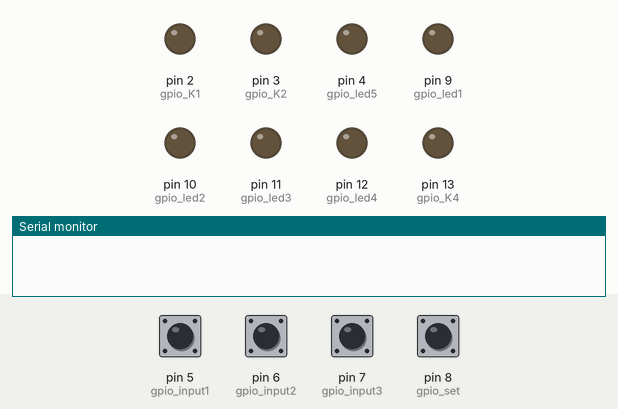
This sketch was run on a simulated Arduino Uno, built with avr-gcc and run on an emulated ATmega328P. Shown: output pins drawn as LEDs (lit = HIGH), the last lines printed to the serial monitor. The test bench sets the inputs (shaded band); at power-on: pin 5 (gpio_input1), pin 6 (gpio_input2), pin 7 (gpio_input3), pin 8 (gpio_set) HIGH.

Above: at 1.2 s.
1.3 s: pin 5 (gpio_input1) pulled LOW for 0.15 s
At 1.7 s:
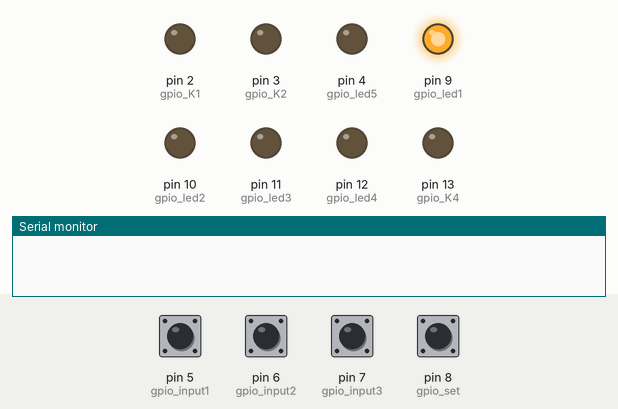
2.9 s: pin 8 (gpio_set) pulled LOW for 0.15 s
At 4.5 s:
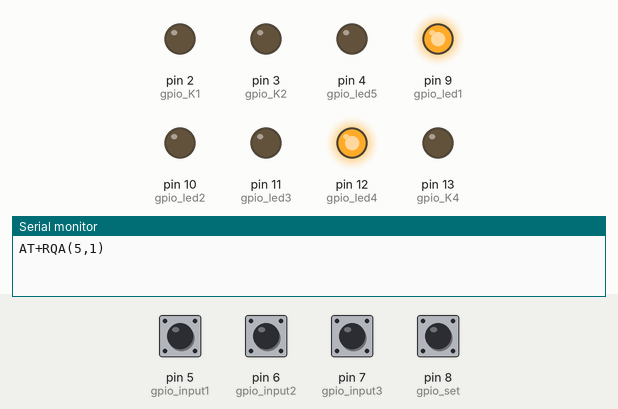
4.9 s: pin 8 (gpio_set) pulled LOW for 1 s
At 5.7 s:
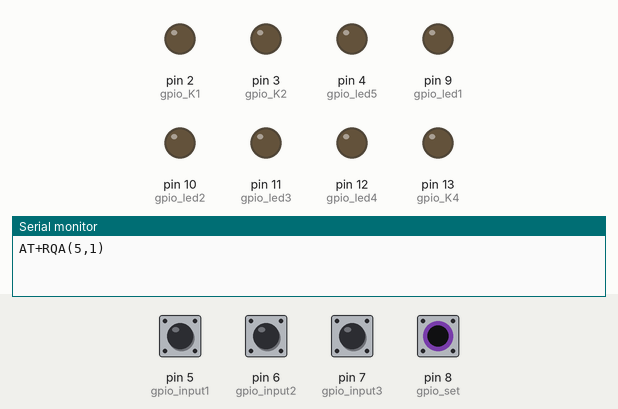
7.4 s: pin 6 (gpio_input2) pulled LOW for 0.15 s
At 8.6 s:
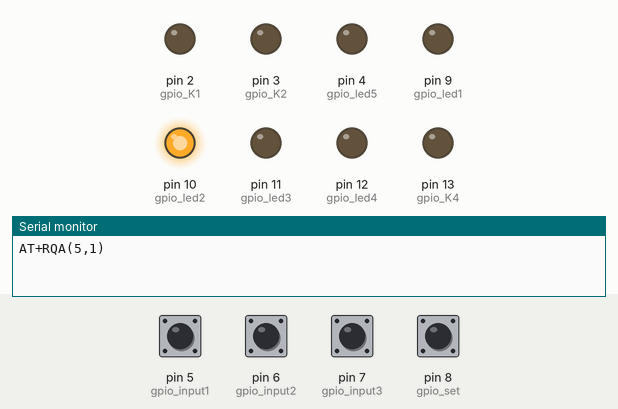
9.0 s: pin 7 (gpio_input3) pulled LOW for 0.15 s
At 10.0 s:
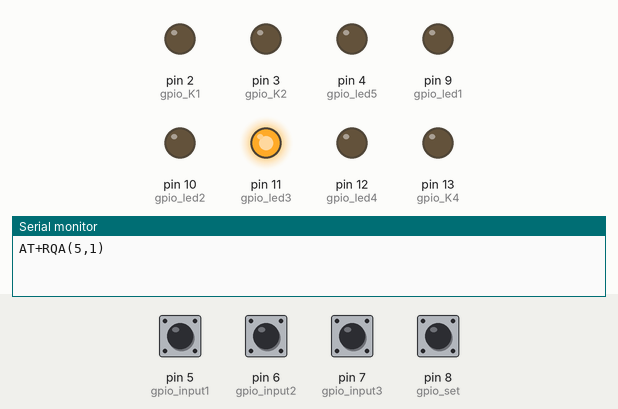
10.6 s: pin 8 (gpio_set) pulled LOW for 0.15 s
At 11.6 s:
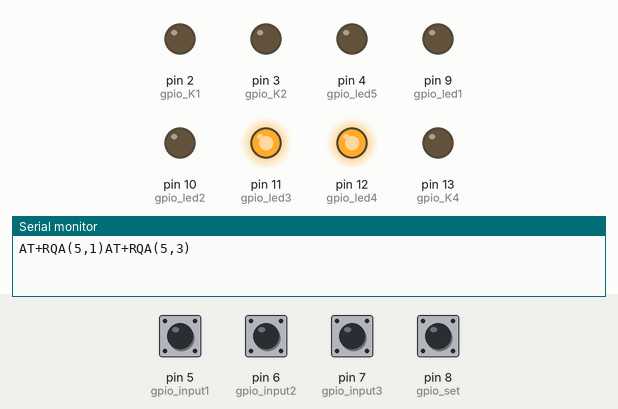
Timing chart, 0 to 13.6 s (numbered marks = the images above; inputs shaded):
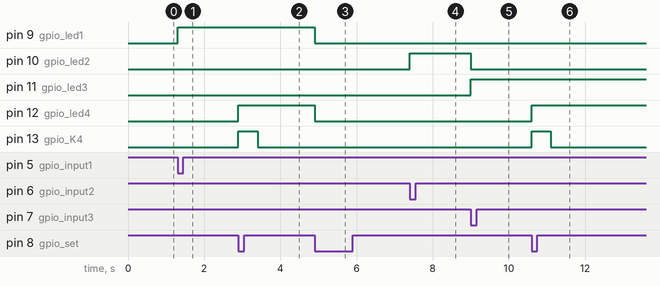

The sketch:

uno_slave_sketch_1105a.ino
```cpp
#define SLAVE_ID    5

// Pin define configuration
// 答案按鍵
#define gpio_input1 5
#define gpio_input2 6
#define gpio_input3 7

// 設定按鍵
#define gpio_set 8

// LED燈號
#define gpio_led1 9
#define gpio_led2 10
#define gpio_led3 11
#define gpio_led4 12
#define gpio_led5 4     // 對錯燈號 high動作

// 音效燈號
#define gpio_K1 2     // 答對音效腳
#define gpio_K2 3     // 答錯音效腳

#define gpio_K4 13    // 設定音效腳

// LED狀態
#define LED_ON   HIGH
#define LED_OFF  LOW

// 音效燈號
#define K_ON   HIGH
#define K_OFF  LOW

#define GPIO_PRESS LOW

// UART configuration
#define speed            115200
#define uart_delayTime   500   // Unit: ms
byte uart_string[10];
int  setStatus = 0;

int val1, val2, val3;
byte leds =0;
byte set_flag=0;

// 答案
byte answerbuf, answer;
String strOK = "OK+(";
String strEND = ")\r";
String strRQA = "AT+RQA(";
String strTemp = "";
String strTemp1 = "";
String strTemp2 = "";
String strTemp3 = "";

void setup() {

  Serial.begin(speed);

  // put your setup code here, to run once:
  // 按鍵設定(輸入)
  pinMode(gpio_input1, INPUT_PULLUP);
  pinMode(gpio_input2, INPUT_PULLUP);
  pinMode(gpio_input3, INPUT_PULLUP);

  pinMode(gpio_set, INPUT_PULLUP);

  // LED腳位(輸出)
  pinMode(gpio_led1, OUTPUT);
  pinMode(gpio_led2, OUTPUT);
  pinMode(gpio_led3, OUTPUT);
  pinMode(gpio_led4, OUTPUT);
  pinMode(gpio_led5, OUTPUT);

  digitalWrite(gpio_led1, LED_OFF);    // 開機設定為LOW
  digitalWrite(gpio_led2, LED_OFF);    // 開機設定為LOW
  digitalWrite(gpio_led3, LED_OFF);    // 開機設定為LOW
  digitalWrite(gpio_led4, LED_OFF);    // 開機設定為LOW
  digitalWrite(gpio_led5, LED_OFF);    // 開機設定為LOW
  // 音效腳位(輸出)
  pinMode(gpio_K1, OUTPUT);
  pinMode(gpio_K2, OUTPUT);
  //pinMode(gpio_K3, OUTPUT);
  pinMode(gpio_K4, OUTPUT);

  digitalWrite(gpio_K1, K_OFF);    // 開機設定為LOW, 設定
  digitalWrite(gpio_K2, K_OFF);    // 開機設定為LOW, 正確
//  digitalWrite(gpio_K3, K_OFF);    // 開機設定為LOW, 錯誤
  digitalWrite(gpio_K4, K_OFF);    // 開機設定為LOW, 未使用

  //Serial.print("AT+RQA(1,1)\r");

}

void loop() {
  // put your main code here, to run repeatedly:
  // wait for data available
  // 接收答案
  if(Serial.available() >0)
  {
     //read until timeout
     String teststr = Serial.readString();

     // remove any \r \n whitespace at the end of the String
      teststr.trim();

      strTemp  = strOK + SLAVE_ID + "," + answerbuf+")";
      strTemp1  = strOK + SLAVE_ID + ",1)";
      strTemp2  = strOK + SLAVE_ID + ",2)";
      strTemp3  = strOK + SLAVE_ID + ",3)";
      //Serial.println(strTemp);

      // 比對答案
      if(teststr==strTemp)
      {
        digitalWrite(gpio_K1, K_ON);     // 音效腳
        delay(500);
        digitalWrite(gpio_K1, K_OFF);    // 音效腳
        digitalWrite(gpio_led5, LED_ON);    // 對錯燈 正確常亮

      }
      else if(teststr=="AT+RESET")
      {
        set_flag=0;
        leds = 0;
        answerbuf = 0;
        answer = 0;

        //Serial.println("RESET");

        digitalWrite(gpio_led1, LED_OFF);
        digitalWrite(gpio_led2, LED_OFF);
        digitalWrite(gpio_led3, LED_OFF);
        digitalWrite(gpio_led4, LED_OFF);
        digitalWrite(gpio_led5, LED_OFF);
       // digitalWrite(gpio_K3, K_OFF);

      }
      else if((teststr==strTemp1)||(teststr==strTemp2)||(teststr==strTemp3))
      {
        //Serial.println(strTemp);
        //Serial.println("Wrong answer");
        //digitalWrite(gpio_K3, K_ON);     // 答題LED(HIGH)
        digitalWrite(gpio_K2, K_ON);       // 音效腳
        delay(500);
        digitalWrite(gpio_K2, K_OFF);      // 音效腳
        digitalWrite(gpio_led5, !LED_ON);  // 對錯燈 錯誤閃爍
        delay(500);
      }
  }

  if((digitalRead(gpio_input1)==GPIO_PRESS)&&(leds!=1)&&(set_flag==0))
  {
     leds = 1;
     answerbuf = 1;
     digitalWrite(gpio_led1, LED_ON);
     digitalWrite(gpio_led2, LED_OFF);
     digitalWrite(gpio_led3, LED_OFF);

     while(digitalRead(gpio_input1)==GPIO_PRESS);
  }

  if((digitalRead(gpio_input2)==GPIO_PRESS)&&(leds!=2)&&(set_flag==0))
  {
     leds = 2;
     answerbuf = 2;
     digitalWrite(gpio_led1, LED_OFF);
     digitalWrite(gpio_led2, LED_ON);
     digitalWrite(gpio_led3, LED_OFF);
     while(digitalRead(gpio_input2)==GPIO_PRESS);
  }

  if((digitalRead(gpio_input3)==GPIO_PRESS)&&(leds!=3)&&(set_flag==0))
  {
     leds = 3;
     answerbuf = 3;
     digitalWrite(gpio_led1, LED_OFF);
     digitalWrite(gpio_led2, LED_OFF);
     digitalWrite(gpio_led3, LED_ON);
     while(digitalRead(gpio_input3)==GPIO_PRESS);
  }

  if((digitalRead(gpio_set)==GPIO_PRESS)&&(set_flag==0)&&(leds!=0))
  {
     set_flag=1;
     digitalWrite(gpio_led4, LED_ON);
     digitalWrite(gpio_K4,K_ON);
     delay(500);
     digitalWrite(gpio_K4,K_OFF);
     while(digitalRead(gpio_set)==GPIO_PRESS);

     // Wait for delay
     //delay(1000);

     // 詢問答案 AT+RQA(s,a)<CR>
     // Response OK+(s,n)<CR><LF>
     // s:學習站ID, a:學習站答案, n:答案
     Serial.print(strRQA);      // AT+RQA(
     Serial.print(SLAVE_ID);    // s: ID
     Serial.print(",");
     Serial.print(answerbuf);   // a: answer
     Serial.print(strEND);      // )<CR>
  }
  else if((digitalRead(gpio_set)==GPIO_PRESS)&&(set_flag==1))
  {
     set_flag=0;
     leds = 0;
     answerbuf = 0;
     answer = 0;

     digitalWrite(gpio_led1, LED_OFF);
     digitalWrite(gpio_led2, LED_OFF);
     digitalWrite(gpio_led3, LED_OFF);
     digitalWrite(gpio_led4, LED_OFF);
     digitalWrite(gpio_led5, K_OFF);     // 答題LED OFF(LOW)
     delay(500);
     while(digitalRead(gpio_set)==GPIO_PRESS);
     delay(100);
  }
}
```

Measured:
- after the input at 1.3 s, pin 9 (gpio_led1): LOW → HIGH at once
- after the input at 2.9 s, pin 12 (gpio_led4): LOW → HIGH at once; pin 13 (gpio_K4): LOW → HIGH at once, → LOW 0.50 s later
- after the input at 4.9 s, pin 9 (gpio_led1), pin 12 (gpio_led4): HIGH → LOW at once
- after the input at 7.4 s, pin 10 (gpio_led2): LOW → HIGH at once
- after the input at 9.0 s, pin 10 (gpio_led2): HIGH → LOW at once; pin 11 (gpio_led3): LOW → HIGH at once
- after the input at 10.6 s, pin 12 (gpio_led4): LOW → HIGH at once; pin 13 (gpio_K4): LOW → HIGH at once, → LOW 0.50 s later
